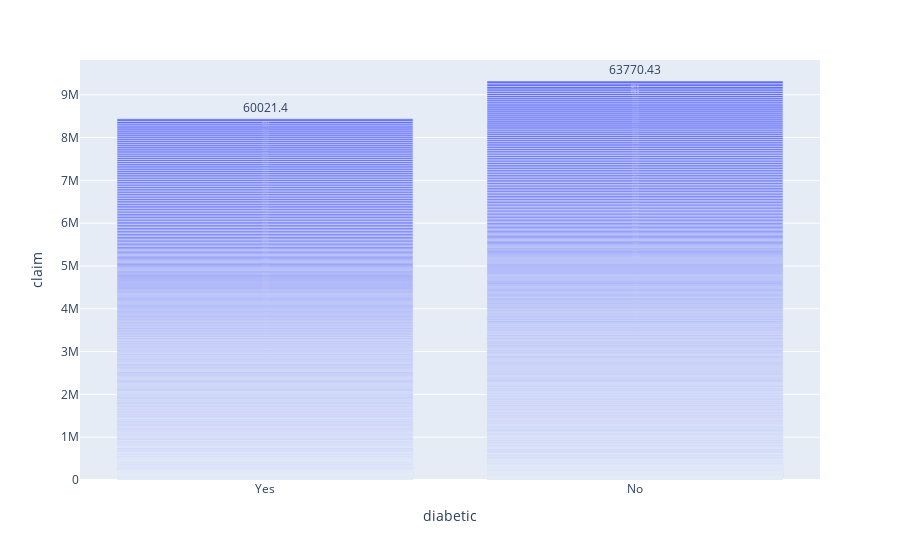

The notebook cell saved with this chart:
### Markdown cell above
# distribution of insurance claims by diabetic

### Code cell
fig = px.bar(data, x="diabetic", y="claim", text="claim")
fig.show()

### Figure 1 — Plotly figure (JSON) as saved in the notebook; plotly's stock layout.template omitted (floating-point values rounded to 4 significant figures; data arrays with more than 128 entries replaced by an {"elided": "..."} marker saying what was removed)
{"data": [{"alignmentgroup": "True", "hovertemplate": "diabetic=%{x}<br>claim=%{text}<extra></extra>", "legendgroup": "", "marker": {"color": "#636efa", "pattern": {"shape": ""}}, "name": "", "offsetgroup": "", "orientation": "v", "showlegend": false, "text": {"elided": "1340 float values"}, "textposition": "auto", "type": "bar", "x": {"elided": "1340 str values"}, "xaxis": "x", "y": {"elided": "1340 float values"}, "yaxis": "y"}], "layout": {"barmode": "relative", "legend": {"tracegroupgap": 0}, "margin": {"t": 60}, "xaxis": {"anchor": "y", "domain": [0, 1], "title": {"text": "diabetic"}}, "yaxis": {"anchor": "x", "domain": [0, 1], "title": {"text": "claim"}}}}
